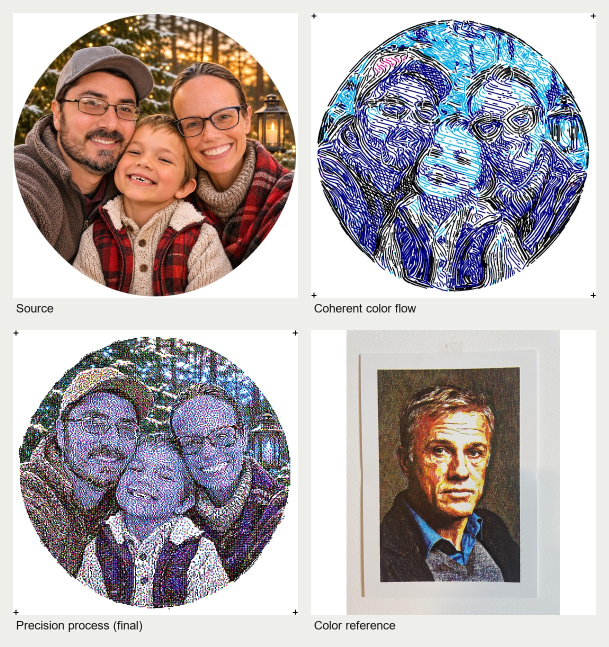
#> input picture samples/gcode/fam-precision-2026-11-25/Golden Sunset Winter Family Selfie-cmyk-comparison.jpg, 1218 x 1294 px (shown at 1/2 size); its folder holds only this picture in this run
$ python -i cmyk.py   (imports and definitions only)
#> lines starting #> are read from the running program, lines starting #| are printed output that depends on the picture
"""CMYK separation and per-channel screening for the CMYK tool.

The separation math follows the MIT-licensed ohnorobo/cmyk-splitter
(``backend/services/cmyk_splitter.py``): RGB is converted to CMY, the gray
component becomes K (gray-component replacement), and CMY is rescaled without
it. This port keeps the same pure Pillow/NumPy shape, adds explicit GCR,
weight and gamma controls, and screens each channel with this repository's own
halftone/stipple primitives so the marks match the existing Fill patterns.

The module is UI-free: the Qt tab writes SVG and the converter turns it into
G-code.
"""

from __future__ import annotations

import io
import math

import numpy as np

from .cancellation import check_cancelled
from .geometry import WaveTrail, retag_contour
from .shading import (
    dot_mark_contours,
    greedy_single_line,
    halftone_contours,
    stipple_points,
    tone_terrain_contours,
)
from .wave_rows import (
    DEFAULT_WAVE_DEPTH_INTENSITY,
    DEFAULT_WAVE_PERIOD_PITCHES,
    DEFAULT_WAVE_PERIOD_VARIATION,
    fixed_wave_minimum_pitch_mm,
    INK_FLOOR,
    WAVE_CLEARANCE_SAFETY_MARGIN_MM,
    WAVE_CLEARANCE_SEARCH_STEPS,
    WAVE_COVERAGE_ALONG_SMOOTHING_PITCHES,
    WAVE_COVERAGE_ROW_WINDOW,
    WAVE_DEPTH_ALONG_SMOOTHING_PITCHES,
    WAVE_DEPTH_ROW_WINDOW,
    WAVE_FIXED_FREQUENCY_TONE_GAIN,
    WAVE_FREQUENCY_VARIATION,
    WAVE_MAX_ADJACENT_GAP_FRACTION,
    WAVE_MIN_EDGE_GAP_MM,
    WAVE_NESTED_PITCH_SAFETY_FACTOR,
    _local_frame,
    _point_segment_distance,
    _polyline_pair_is_clear,
    _polyline_segments,
    _segment_distance,
    _smooth_tone_row,
    _smooth_tone_rows,
    _wave_clearance_ok,
    _wave_rows,
)


CHANNELS = ("c", "m", "y", "k")
CHANNEL_LABELS = {"c": "Cyan", "m": "Magenta", "y": "Yellow", "k": "Black"}
# Nominal full-coverage transmittances for the Tombow process-marker set.
# The same values feed separation, the saved preview, and code overlays unless
# a scanned ink profile replaces them.
CHANNEL_COLORS = {
    "c": "#00aeef",
    "m": "#ec008c",
    "y": "#ffff00",
    "k": "#231f20",
}

# Classic rotated screens: C 15, M 75, Y 0, K 45 degrees.
SCREEN_ANGLES_DEG = {"c": 15.0, "m": 75.0, "y": 0.0, "k": 45.0}

# Black usually overpowers the other three pens (the r/PlotterArt threads
# consistently report dialing it down), so its default weight is lower.
DEFAULT_WEIGHTS = {"c": 1.0, "m": 1.0, "y": 1.0, "k": 0.8}

# Nominal full-coverage transmittances for the preview's process ink set.
# A measured profile can override these per image.
NOMINAL_INK_TRANSMITTANCES = {
    channel: tuple(
        int(color.lstrip("#")[index : index + 2], 16) / 255.0
        for index in (0, 2, 4)
    )
    for channel, color in CHANNEL_COLORS.items()
}
# Maximum combined ink coverage (total area coverage) before the separation
# clips. Keeps the four overlaid Wave plates from stacking into a solid black
# puddle where the source asks for pure shadow.
DEFAULT_INK_LIMIT = 3.2


# [34 lines left out: function ink_transmittance_matrix, not called in this run]


def _load_color_managed_image(image_path):
    """Open an image as sRGB, applying EXIF orientation and paper alpha."""
    from PIL import Image, ImageCms, ImageOps

    with Image.open(image_path) as source:
#> source is the input picture: PIL image 1218x1294 RGB; mean R, G, B 179.3, 171.8, 174.1
        image = ImageOps.exif_transpose(source)
        profile = image.info.get("icc_profile")
        if image.mode in ("RGBA", "LA") or "transparency" in image.info:
            rgba = image.convert("RGBA")
            background = Image.new("RGBA", rgba.size, (255, 255, 255, 255))
            background.alpha_composite(rgba)
            image = background.convert("RGB")
        elif profile and image.mode == "RGB":
            try:
                source_profile = ImageCms.ImageCmsProfile(io.BytesIO(profile))
                target_profile = ImageCms.createProfile("sRGB")
                image = ImageCms.profileToProfile(
                    image,
                    source_profile,
                    target_profile,
                    outputMode="RGB",
                    renderingIntent=ImageCms.Intent.PERCEPTUAL,
                )
            except (ImageCms.PyCMSError, OSError, ValueError):
                image = image.convert("RGB")
        else:
            image = image.convert("RGB")
    return image


# [131 lines left out: functions _gamma_luminance_target, multiply_composite_rgb, separate_cmyk_composite, not called in this run]


class InkTrail(list):
    """A contour tagged with the ink channel that will draw it.

    The tag rides through the geometry pipeline (``retag_contour`` preserves
    the type and attributes), so the shared OpenGL preview can draw each CMYK
    layer in its own colour without changing the planning or G-code paths.
    """

    def __init__(self, points=(), ink=None):
        super().__init__(points)
        self.ink = ink


# [62 lines left out: functions tag_ink, _weight_map, rgb_to_cmyk_tone, not called in this run]


def _soft_contrast(rgb, contrast):
    """The tab's contrast curve: linear below 1.0, soft S-curve above."""
    import numpy as np

    contrast = float(contrast)
    if abs(contrast - 1.0) <= 1e-9:
        return rgb
    if contrast < 1.0:
        return np.clip((rgb - 0.5) * contrast + 0.5, 0.0, 1.0)
    if contrast <= 2.0:
        amount = contrast - 1.0
        curve_k = 3.0
    else:
        amount = 1.0
        curve_k = 3.0 + 3.0 * min(contrast - 2.0, 1.0)
    curved = (
        0.5
        + 0.5
        * np.tanh((rgb - 0.5) * curve_k)
        / math.tanh(curve_k / 2.0)
    )
    return np.clip(rgb + (curved - rgb) * amount, 0.0, 1.0)


# [27 lines left out: function _sharpen_luminance, not called in this run]


def _detail_score(tone):
    """Mid tone-weighted gradient energy minus a clipping penalty."""
    import numpy as np

    weight = 4.0 * tone * (1.0 - tone)
    dx = np.abs(np.diff(tone, axis=1))
    dy = np.abs(np.diff(tone, axis=0))
    detail = float(
        (0.5 * (weight[:, :-1] + weight[:, 1:]) * dx).mean()
        + (0.5 * (weight[:-1, :] + weight[1:, :]) * dy).mean()
    )
    clipped = float(((tone < 0.02) | (tone > 0.98)).mean())
    return detail - 0.4 * clipped


def auto_photo_settings(
    image_path,
    resolution_px=256,
    pen_width_mm=None,
    effective_pitch_mm=None,
    style=None,
    dot_pitch_mm=None,
):
    """Suggest Image-options values that keep a photo's detail legible.

    The tone controls are chosen by searching the exact control chain the
    pipeline applies (auto levels -> soft contrast -> brightness -> ink
    gamma) for the combination with the most mid tone-weighted gradient
    energy and the least clipping, so fine structure is not lost to crushed
    shadows or blown highlights - and whose printed mean tone matches the
    photo's. Very dark or very bright photos are aimed at the edge of the
    printable window instead, because outside it a plot stops showing
    structure at all. Saturation and GCR come from the mean chroma, and
    auto levels stays on. When ``pen_width_mm`` and ``effective_pitch_mm``
    are given (the tab passes its Pen width and Dot pitch x Artwork scale),
    the search renders the rectilinear screen as well: the tone the chain
    asks for is turned into the ink the rows actually lay down
    (``pen / row pitch``, opened up by the screen's light-tone stretch and
    cut off below the ink floor), so a sparse screen gets a darker chain
    instead of a washed-out plot. A Wave-screen style uses a separate
    exposure-preserving path because its fixed row pitch masks ink rather than
    varying coverage with tone. Returns ``auto_levels``, ``brightness``,
    ``contrast``, ``saturation``, ``gcr`` and ``gamma``, plus wave-specific
    sharpening and row-pitch controls when the source pitch and scale are
    available.
    """
    from PIL import Image
    import numpy as np

    image = _load_color_managed_image(image_path)
    longest = max(image.width, image.height)
#> longest = 1294
    factor = min(1.0, max(32, int(resolution_px)) / float(longest))
#> factor = 0.198
    if factor < 1.0:
        image = image.resize(
            (
                max(8, int(round(image.width * factor))),
                max(8, int(round(image.height * factor))),
            ),
            Image.LANCZOS,
        )
    rgb = np.asarray(image, dtype=np.float32) / 255.0
    luminance = rgb @ np.array([0.299, 0.587, 0.114], dtype=np.float32)
    # Use the colourful quartile, not the mean: a vivid subject against
    # neutral background still counts as vivid.
    chroma = rgb.max(axis=2) - rgb.min(axis=2)
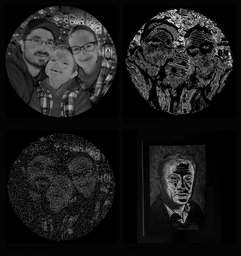
#> chroma: shape (256, 241) float32; min 0, max 0.973, mean 0.109
    chroma_p75 = float(np.percentile(chroma, 75.0))
#> chroma_p75 = 0.169

    def clamp(value, low, high):
        return max(low, min(high, value))

    def round_up_to(value, step):
        return int(round(value / step) * step)

    style_key = str(style or "").strip().lower()
    if style_key in (
        "waves",
        "waves_even",
        "waves_zero",
        "waves_fixed",
        "waves_fidelity",
    ):
        # The wave screen is a line mask, not a tone-varying line pitch. Keep
        # the source's normal exposure and let composite-aware separation do
        # the colour work, instead of pushing brightness and gamma high
        # enough to wash the plate out (the old failure-state recipe).
        p05, p50, p95 = (
            float(value)
            for value in np.percentile(luminance, [5.0, 50.0, 95.0])
        )
        tonal_range = p95 - p05
        chroma_p90 = float(np.percentile(chroma, 90.0))
        brightness = clamp(120.0 + (0.50 - p50) * 80.0, 105.0, 150.0)
        contrast = clamp(115.0 + (0.65 - tonal_range) * 40.0, 105.0, 150.0)
        gamma = clamp(1.10 + (0.50 - p50) * 0.25, 0.95, 1.35)
        saturation = clamp(105.0 + (0.30 - chroma_p90) * 25.0, 95.0, 110.0)
        gcr = clamp(60.0 - max(0.0, chroma_p90 - 0.15) * 120.0, 20.0, 70.0)
        result = {
            "auto_levels": True,
            "brightness": round_up_to(brightness, 5),
            "contrast": round_up_to(contrast, 5),
            "saturation": round_up_to(saturation, 5),
            "gcr": round_up_to(gcr, 5),
            "gamma": round(gamma / 0.05) * 0.05,
            "sharpen": True,
            "sharpen_pct": 100.0,
            "sharpen_radius_mm": 1.5,
        }
        if (
            pen_width_mm is not None
            and effective_pitch_mm is not None
            and dot_pitch_mm is not None
        ):
            current_effective = max(0.01, float(effective_pitch_mm))
            source_pitch = max(0.01, float(dot_pitch_mm))
            scale = current_effective / source_pitch
            recommended_effective = max(
                current_effective,
                max(0.0, float(pen_width_mm)) * 3.4,
            )
            result["dot_pitch_mm"] = round(
                min(
                    8.0,
                    max(
                        source_pitch,
                        round(recommended_effective / scale / 0.05) * 0.05,
                    ),
                ),
                2,
            )
        return result

    # Vivid photos keep more chroma in C/M/Y and less in K; muted ones lean
    # on a little extra saturation and heavier black instead.
    saturation = (
        clamp(110.0 + (0.35 - chroma_p75) * 80.0, 110.0, 145.0) / 100.0
    )
#> saturation = 1.25
    gcr = clamp(90.0 - max(0.0, chroma_p75 - 0.20) * 120.0, 60.0, 95.0) / 100.0
#> gcr = 0.9
    screen = None
    if pen_width_mm is not None and effective_pitch_mm is not None:
        screen = (
            max(0.01, float(pen_width_mm)),
            max(0.01, float(effective_pitch_mm)),
        )

    # The detail search walks the same curve chain the pipeline applies,
    # including the auto-levels stretch, so it scores what the plot will
    # actually show.
    low, high = (
        float(value) for value in np.percentile(luminance, [1.0, 99.0])
    )
#> low = 0.096; high = 1
    stretched = np.clip(
        (luminance - low) / max(high - low, 1e-3), 0.0, 1.0
    )
    if max(stretched.shape) > 128:
        stretched = stretched[::2, ::2]
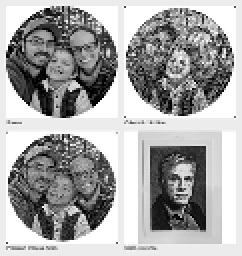
#> stretched: shape (128, 121) float32 (shown 2 times larger); min 0, max 1, mean 0.65

    # Aim the print's own mean tone at the photo's, clamped to the window a
    # plot can actually hold: below a mean of 0.30 the sheet is a muddy ink
    # stack and above 0.75 it is mostly paper. The clamp is what keeps very
    # dark photos lifted and very bright ones from being darkened.
    photo_tone = min(max(float(stretched.mean()), 0.30), 0.75)
#> photo_tone = 0.65

    best = None
    if screen is None:
        for contrast in (120.0, 150.0, 180.0, 210.0, 240.0, 270.0, 300.0):
            contrasted = _soft_contrast(stretched, contrast / 100.0)
            for brightness in (100.0, 120.0, 140.0, 160.0, 180.0):
                lifted = np.power(contrasted, 100.0 / max(1.0, brightness))
                for gamma in (1.0, 1.1, 1.2, 1.3, 1.4, 1.5, 1.6):
                    printed = 1.0 - np.power(1.0 - lifted, gamma)
                    score = _detail_score(printed) - abs(
                        float(printed.mean()) - photo_tone
                    )
                    if best is None or score > best[0]:
                        best = (score, contrast, brightness, gamma)
#> this loop made 7 passes
#> curve_k in _soft_contrast on passes 4 to 7: 3.3, 4.2, 5.1, 6
#> amount in _soft_contrast on passes 2 to 3: 0.5, 0.8
#> pass 1, in _soft_contrast, `curved = ( 0.5 + 0.5 * np.tanh((rgb - 0.5) * curve_k) / math.tanh(curv..`:
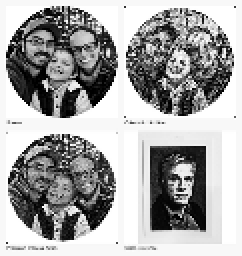
#> curved: shape (128, 121) float32 (shown 2 times larger); min 2.98e-08, max 1, mean 0.653
#> pass 1, in _detail_score, `weight = 4.0 * tone * (1.0 - tone)`:
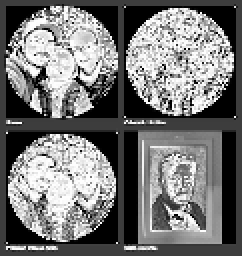
#> weight: shape (128, 121) float32 (shown 2 times larger); min 0, max 1, mean 0.467
#> pass 1, in _detail_score, `dx = np.abs(np.diff(tone, axis=1))`:
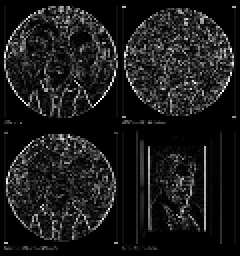
#> dx: shape (128, 120) float32 (shown 2 times larger); min 0, max 1, mean 0.106
#> after the loop:
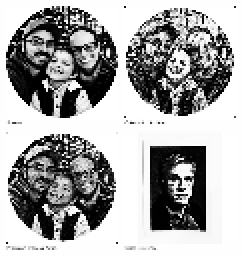
#> contrasted: shape (128, 121) float32 (shown 2 times larger); min 0, max 1, mean 0.653
#> after the loop:
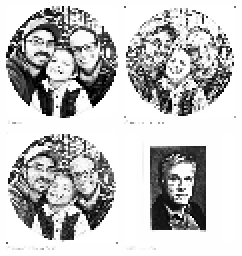
#> printed: shape (128, 121) float32 (shown 2 times larger); min 0, max 1, mean 0.76
#> after the loop, best = (0.0454, 120, 100, 1)
    else:
        pen_mm, pitch_mm = screen
        filters = {}
        for channel, color in CHANNEL_COLORS.items():
            text = color.lstrip("#")
            filters[channel] = np.array(
                [int(text[index : index + 2], 16) / 255.0 for index in (0, 2, 4)],
                dtype=np.float32,
            )
        levelled = np.clip(
            (rgb - low) / max(high - low, 1e-3), 0.0, 1.0
        )
        gray = levelled @ np.array([0.299, 0.587, 0.114], dtype=np.float32)
        base = np.clip(
            gray[..., None] + (levelled - gray[..., None]) * saturation,
            0.0,
            1.0,
        )
        if max(base.shape[0], base.shape[1]) > 128:
            base = base[::2, ::2]
        luminances = np.array([0.299, 0.587, 0.114], dtype=np.float32)
        for contrast in (120.0, 150.0, 180.0, 210.0, 240.0, 270.0, 300.0):
            contrasted = _soft_contrast(base, contrast / 100.0)
            # The screen model needs the darker half of the controls: with a
            # sparse screen the only way to reach the photo's tone is more
            # ink, i.e. brightness below 100 % and gamma below 1.
            for brightness in (60.0, 80.0, 100.0, 120.0, 140.0, 160.0, 180.0):
                lifted = np.power(contrasted, 100.0 / max(1.0, brightness))
                for gamma in (0.6, 0.8, 1.0, 1.2, 1.4, 1.6):
                    tones = rgb_to_cmyk_tone(
                        lifted, gcr=gcr, weights=(1, 1, 1, 1), gamma=gamma
                    )
                    rendered = np.ones_like(lifted)
                    for channel in CHANNELS:
                        tone = tones[channel]
                        spacing = pitch_mm * (1.0 + 6.0 * (1.0 - tone))
                        coverage = np.where(
                            tone >= INK_FLOOR,
                            np.clip(pen_mm / spacing, 0.0, 1.0),
                            0.0,
                        )
                        rendered *= 1.0 - coverage[..., None] * (
                            1.0 - filters[channel]
                        )
                    rendered_luminance = rendered @ luminances
                    score = _detail_score(rendered_luminance) - abs(
                        float(rendered_luminance.mean()) - photo_tone
                    )
                    if best is None or score > best[0]:
                        best = (score, contrast, brightness, gamma)
    _, contrast, brightness, gamma = best
#> contrast = 120; brightness = 100; gamma = 1

    return {
        "auto_levels": True,
        "brightness": round_up_to(brightness, 5),
        "contrast": round_up_to(contrast, 5),
        "saturation": round_up_to(saturation * 100.0, 5),
        "gcr": round_up_to(gcr * 100.0, 5),
        "gamma": round(gamma / 0.05) * 0.05,
    }


# [639 lines left out: functions prepare_image_tones, tone_sampler, _line_runs, _stitch_runs, _field_contours, _apply_overdraw and 3 more, not called in this run]


def _fmt(value):
    text = f"{float(value):.3f}"
    return text.rstrip("0").rstrip(".")


# [127 lines left out: function svg_document, not called in this run]

>>> result = auto_photo_settings('../../samples/gcode/fam-precision-2026-11-25/Golden Sunset Winter Family Selfie-cmyk-comparison.jpg')
#> result = {'auto_levels': True, 'brightness': 100, 'contrast': 120, 'saturation': 125, 'gcr': 90, 'gamma': 1}
